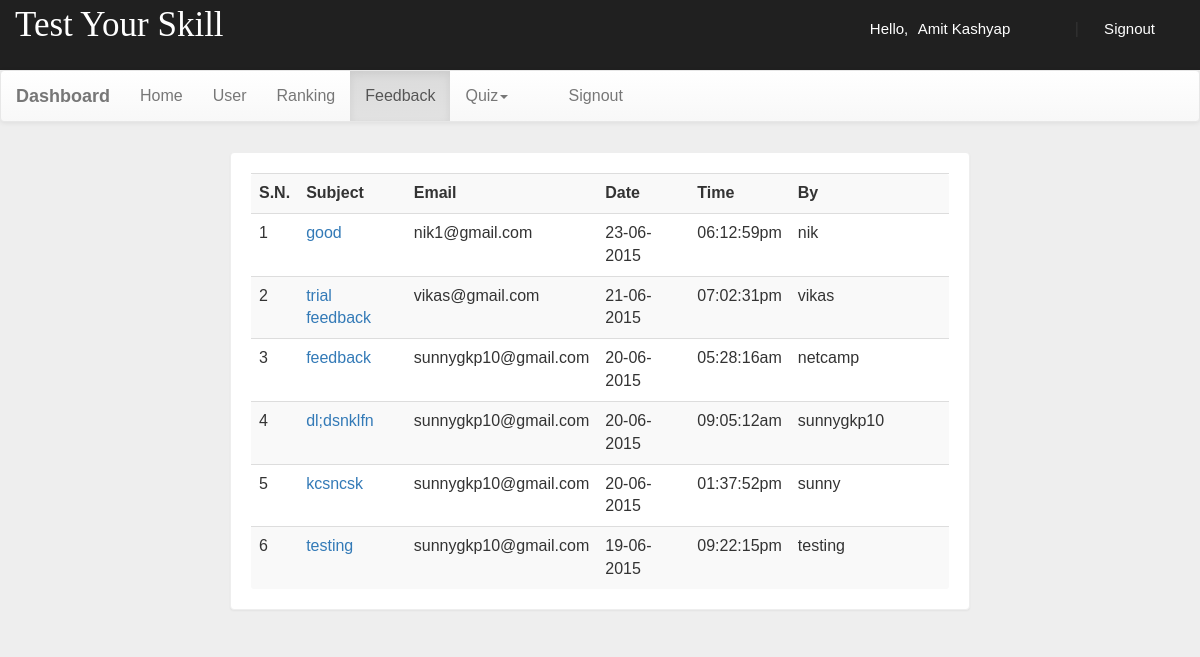
The app's page /login/dash.php?q=3 (signed in) with its own data.
### tables this page shows
CREATE TABLE `feedback` (
  `id` text NOT NULL,
  `name` varchar(50) NOT NULL,
  `email` varchar(50) NOT NULL,
  `subject` varchar(500) NOT NULL,
  `feedback` varchar(500) NOT NULL,
  `date` date NOT NULL,
  `time` varchar(50) NOT NULL
);

### login/dash.php (the view, shortened to what this page needs)
<!DOCTYPE html PUBLIC "-//W3C//DTD XHTML 1.0 Transitional//EN" "http://www.w3.org/TR/xhtml1/DTD/xhtml1-transitional.dtd">
<html xmlns="http://www.w3.org/1999/xhtml">
<head>
<link  rel="stylesheet" href="css/bootstrap.min.css"/>
 <link  rel="stylesheet" href="css/bootstrap-theme.min.css"/>
 <link rel="stylesheet" href="css/main.css">
 <link  rel="stylesheet" href="css/font.css">
</head>
<body  style="background:#eee;">
<div class="header">
<div class="row">
<div class="col-lg-6">
<span class="logo">Test Your Skill</span></div>
<?php
 include_once 'dbConnection.php';
  if(!(isset($_SESSION['email']))){
header("location:index.php");
}
else
{
$name = $_SESSION['name'];;
echo '<span class="pull-right top title1" ><span class="log1"><span class="glyphicon glyphicon-user" aria-hidden="true"></span>&nbsp;&nbsp;&nbsp;&nbsp;Hello,</span> <a href="account.php" class="log log1">'.$name.'</a>&nbsp;|&nbsp;<a href="logout.php?q=account.php" class="log"><span class="glyphicon glyphicon-log-out" aria-hidden="true"></span>&nbsp;Signout</button></a></span>';
}?>
</div></div>
<nav class="navbar navbar-default title1">
  <div class="container-fluid">
    <div class="navbar-header">
      <a class="navbar-brand" href="dash.php?q=0"><b>Dashboard</b></a>
    </div>
    <div class="collapse navbar-collapse" id="bs-example-navbar-collapse-1">
      <ul class="nav navbar-nav">
        <li <?php if(@$_GET['q']==0) echo'class="active"'; ?>><a href="dash.php?q=0">Home<span class="sr-only">(current)</span></a></li>
        <li <?php if(@$_GET['q']==1) echo'class="active"'; ?>><a href="dash.php?q=1">User</a></li>
		<li <?php if(@$_GET['q']==2) echo'class="active"'; ?>><a href="dash.php?q=2">Ranking</a></li>
		<li <?php if(@$_GET['q']==3) echo'class="active"'; ?>><a href="dash.php?q=3">Feedback</a></li>
        <li class="dropdown <?php if(@$_GET['q']==4 || @$_GET['q']==5) echo'active"'; ?>">
          <a href="#" class="dropdown-toggle" data-toggle="dropdown" role="button" aria-haspopup="true" aria-expanded="false">Quiz<span class="caret"></span></a>
        </li><li class="pull-right"> <a href="logout.php?q=account.php"><span class="glyphicon glyphicon-log-out" aria-hidden="true"></span>&nbsp;&nbsp;&nbsp;&nbsp;Signout</a></li>
      </ul>
          </div>
  </div>
</nav>
<div class="container">
<div class="row">
<div class="col-md-12">
<?php if(@$_GET['q']==3) {
$result = mysqli_query($con,"SELECT * FROM `feedback` ORDER BY `feedback`.`date` DESC") or die('Error');
echo  '<div class="panel"><div class="table-responsive"><table class="table table-striped title1">
<tr><td><b>S.N.</b></td><td><b>Subject</b></td><td><b>Email</b></td><td><b>Date</b></td><td><b>Time</b></td><td><b>By</b></td><td></td><td></td></tr>';
$c=1;
while($row = mysqli_fetch_array($result)) {
	$date = $row['date'];
	$date= date("d-m-Y",strtotime($date));
	$time = $row['time'];
	$subject = $row['subject'];
	$name = $row['name'];
	$email = $row['email'];
	$id = $row['id'];
	 echo '<tr><td>'.$c++.'</td>';
	echo '<td><a title="Click to open feedback" href="dash.php?q=3&fid='.$id.'">'.$subject.'</a></td><td>'.$email.'</td><td>'.$date.'</td><td>'.$time.'</td><td>'.$name.'</td>
	<td><a title="Open Feedback" href="dash.php?q=3&fid='.$id.'"><b><span class="glyphicon glyphicon-folder-open" aria-hidden="true"></span></b></a></td>';
	echo '<td><a title="Delete Feedback" href="update.php?fdid='.$id.'"><b><span class="glyphicon glyphicon-trash" aria-hidden="true"></span></b></a></td>
	</tr>';
}
echo '</table></div></div>';
}
?>
</div>
</div></div>
</body>
</html>

### login/css/main.css (style rules this page uses)
.panel { border-color:#eee; margin-top:10px; margin-left:200px; margin-right:200px; padding:20px; font: 15px "Century Gothic", "Times Roman", sans-serif; }
.header { background:#202020; height:70px; }
.logo { font-family:'typo'; font-size:35px; color:white; margin:15px; }
.title1 { font: 16px "Century Gothic", "Times Roman", sans-serif; }
.top { margin-top:20px; }
.log1 { font: 15px 'Ubuntu', sans-serif; color:white; margin-left:10px; }
.log { margin:10px; margin-right:60px; margin-left:5px; color:white; text-decoration:none; font-size:20px; font-size:15px; }

### records on screen
feedback: subject "good", email "nik1@gmail.com", date "23-06-2015", time "06:12:59pm", name "nik"
feedback: subject "trial feedback", email "vikas@gmail.com", date "21-06-2015", time "07:02:31pm", name "vikas"
feedback: subject "feedback", email "sunnygkp10@gmail.com", date "20-06-2015", time "05:28:16am", name "netcamp"
feedback: subject "dl;dsnklfn", email "sunnygkp10@gmail.com", date "20-06-2015", time "09:05:12am", name "sunnygkp10"
feedback: subject "kcsncsk", email "sunnygkp10@gmail.com", date "20-06-2015", time "01:37:52pm", name "sunny"
feedback: subject "testing", email "sunnygkp10@gmail.com", date "19-06-2015", time "09:22:15pm", name "testing"

### other values on screen
$name "Amit Kashyap"
